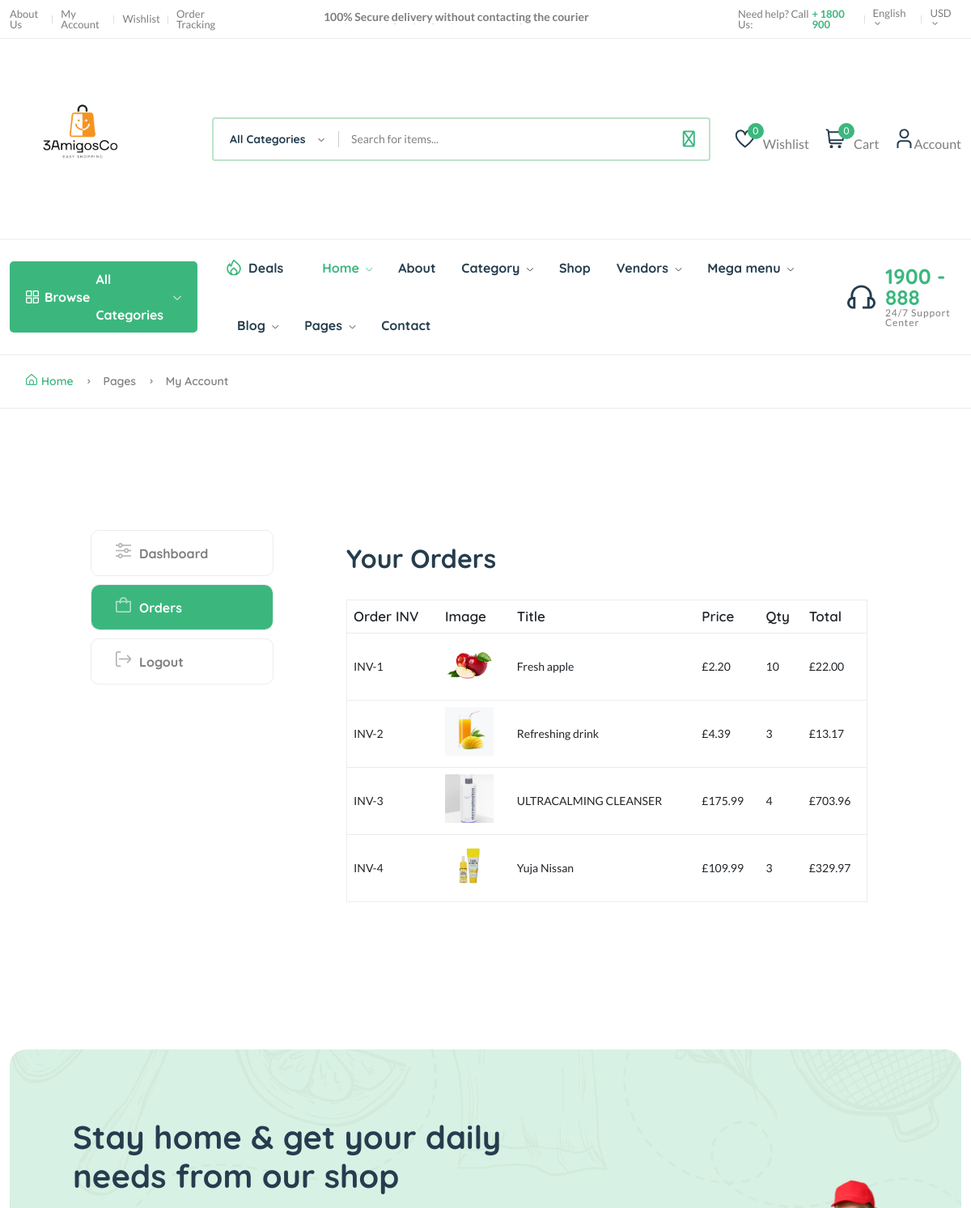
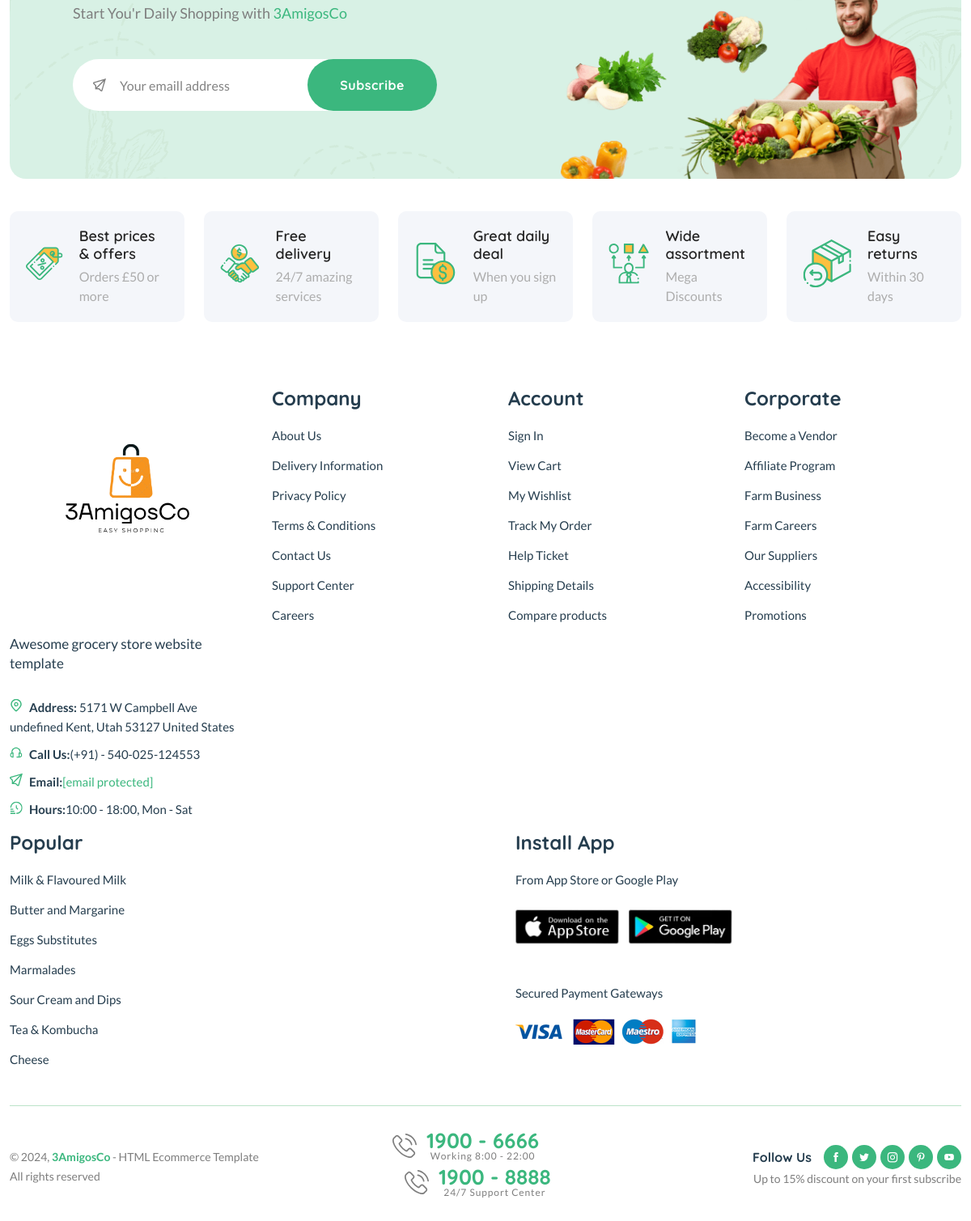
Screenshot of /dashboard/order/1 (signed in) with the database file from the repository (2 pictures, top to bottom).
### core/models.py (models this page shows, shortened)
class CartOrderItems(models.Model):
    order = models.ForeignKey(CartOrder, on_delete=models.CASCADE)
    invoice_no = models.CharField(max_length=200)
    product_status = models.CharField(max_length=200)
    item = models.CharField(max_length=200)
    image = models.CharField(max_length=200)
    qty = models.IntegerField(default=0)
    price = models.DecimalField(max_digits=99999999999999, decimal_places=2, default="1.99")
    total = models.DecimalField(max_digits=99999999999999, decimal_places=2, default="1.99")
    class Meta:
        verbose_name_plural = "Cart Order Items"

### core/views.py (the view)
# urls.py: path("dashboard/order/<int:id>", order_detail, name="order-detail"),
def order_detail(request, id):
    order = CartOrder.objects.get(user=request.user, id=id)
    order_items = CartOrderItems.objects.filter(order=order)
    context = {
        "order_items": order_items,
    }
    return render(request, 'core/order-detail.html', context)

### core/context_processor.py (called while the page is built)
def default(request):
    categories = Category.objects.all()
    vendors = Vendor.objects.all()
    min_max_price = Product.objects.aggregate(Min("vendor_price"), Max("vendor_price"))
    if request.user.is_authenticated:
        try:
            wishlist = wishlist_model.objects.filter(user=request.user)
        except:
            messages.warning(request, "You need to login before accessing your wishlist.")
            wishlist = 0
    else:
        wishlist = 0
    try:
        address = Address.objects.get(user=request.user)
    except:
       address = None
    return {
        'categories':categories,
        'address':address,
        'wishlist':wishlist,
        'vendors':vendors,
        'min_max_price':min_max_price,
    }

### userauths/models.py (called while the page is built)
    def __str__(self):
        return self.username

### templates/core/order-detail.html (shortened to what this page needs)
{% extends 'partials/base.html' %}
{% load static %}
{% block content %}
    <main class="main pages">
        <div class="page-header breadcrumb-wrap">
            <div class="container">
                <div class="breadcrumb">
                    <a href="index.html" rel="nofollow"><i class="fi-rs-home mr-5"></i>Home</a>
                    <span></span> Pages <span></span> My Account
                </div>
            </div>
        </div>
        <div class="page-content pt-150 pb-150">
            <div class="container">
                <div class="row">
                    <div class="col-lg-10 m-auto">
                        <div class="row">
                            <div class="col-md-3">
                                <div class="dashboard-menu">
                                    <ul class="nav flex-column" role="tablist">
                                        <li class="nav-item">
                                            <a class="nav-link"  href="{% url 'core:dashboard' %}"><i class="fi-rs-settings-sliders mr-10"></i>Dashboard</a>
                                        </li>
                                        <li class="nav-item">
                                            <a class="nav-link active" id="orders-tab" data-bs-toggle="tab" href="#orders" role="tab" aria-controls="orders" aria-selected="false"><i class="fi-rs-shopping-bag mr-10"></i>Orders</a>
                                        </li>
                                        <li class="nav-item">
                                            <a class="nav-link" href="{% url 'userauths:sign-out' %}"><i class="fi-rs-sign-out mr-10"></i>Logout</a>
                                        </li>
                                    </ul>
                                </div>
                            </div>
                            <div class="col-md-9">
                                <div class="tab-content account dashboard-content pl-50">
                                    <div class="tab-pane fade active show" id="orders" role="tabpanel" aria-labelledby="orders-tab">
                                        <div class="card">
                                            <div class="card-header">
                                                <h3 class="mb-0">Your Orders</h3>
                                            </div>
                                            <div class="card-body">
                                                <div class="table-responsive">
                                                    <table class="table">
                                                        <thead>
                                                            <tr>
                                                                <th>Order INV</th>
                                                                <th>Image</th>
                                                                <th>Title</th>
                                                                <th>Price</th>
                                                                <th>Qty</th>
                                                                <th>Total</th>
                                                            </tr>
                                                        </thead>
                                                        <tbody>
                                                            {% for o in order_items %}
                                                            <tr>
                                                                <td>INV-{{o.id}}</td>
                                                                <td>
                                                                    <p><img src="{{ o.image }}" style="width: 60px; height: 60px; object-fit: cover;" alt=""></p>
                                                                </td>
                                                                <td>{{o.item}}</td>
                                                                <td>£{{o.price}}</td>
                                                                <td>{{o.qty}}</td>
                                                                <td>£{{ o.total }}</td>
                                                            </tr>
                                                            {% endfor %}
                                                        </tbody>
                                                    </table>
                                                </div>
                                            </div>
                                        </div>
                                    </div>
                                </div>
                            </div>
                        </div>
                    </div>
                </div>
            </div>
        </div>
    </main>
{% endblock content %}

### rows the page displays
CartOrderItems: id "1", image (picture), item "Fresh apple", price "2.20", qty "10", total "22.00"
CartOrderItems: id "2", image (picture), item "Refreshing drink", price "4.39", qty "3", total "13.17"
CartOrderItems: id "3", image (picture), item "ULTRACALMING CLEANSER", price "175.99", qty "4", total "703.96"
CartOrderItems: id "4", image (picture), item "Yuja Nissan", price "109.99", qty "3", total "329.97"

### other values shown
{{ wishlist.count }} "0"
{{ request.session.cart_data_obj|length }} "0"
